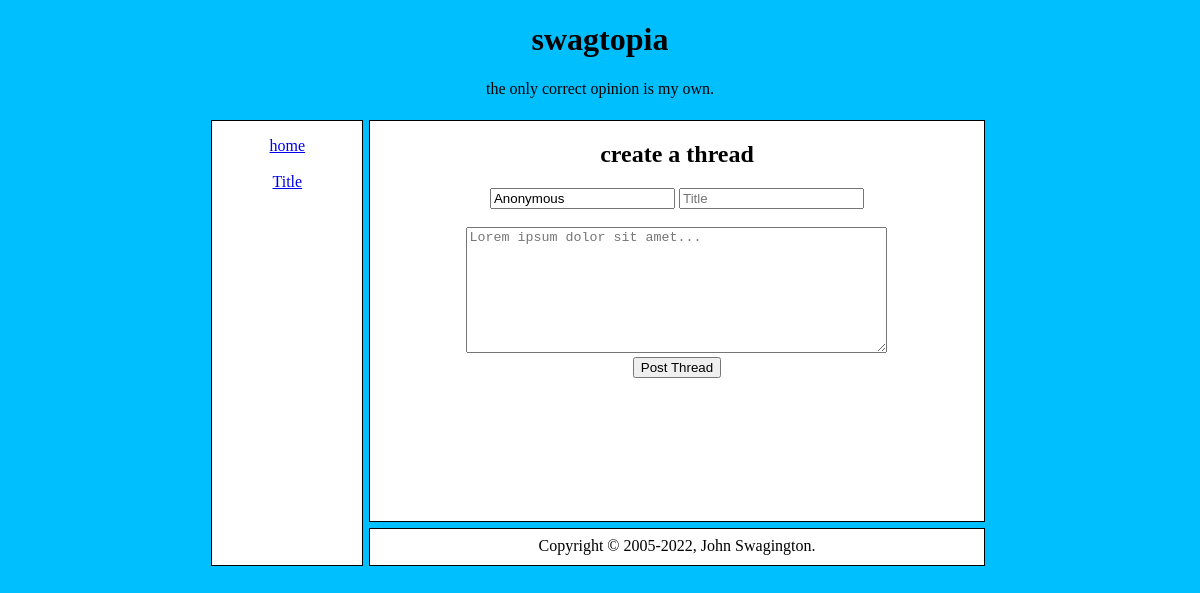
Before: / with the older database file.
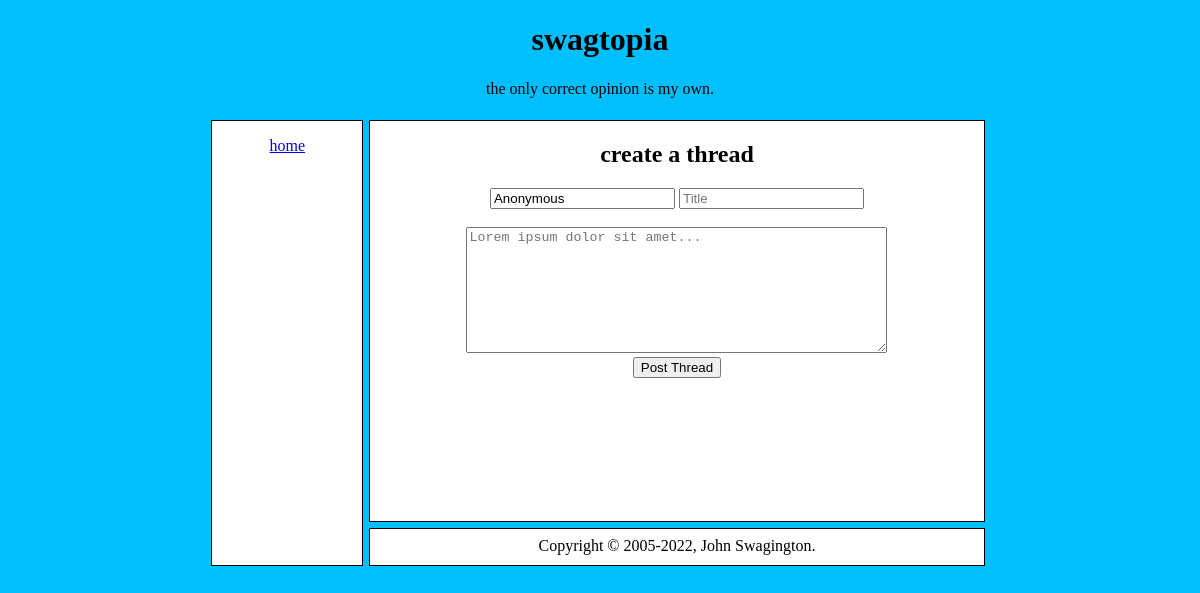
After: the same page with the newer database file.
### tables this page shows
CREATE TABLE "threads" (
	"id"	INTEGER,
	"time"	INTEGER,
	"author"	TEXT,
	"title"	TEXT,
	"message"	TEXT,
	PRIMARY KEY("id" AUTOINCREMENT)
);

### index.php (the view, shortened to what this page needs)
<!DOCTYPE html>
<html>
<head>
	<link rel="stylesheet" href="style.css">
</head>
<body>
	<div class="title">
		<h1>swagtopia</h1>
		<p>the only correct opinion is my own.</p>
	</div>
	<div class="menu">
		<p><a href="index.php">home</a></p>
		<ul class="posts">
            <?php
            $db = new SQLite3('threads.db');
            $res = $db->query('SELECT * FROM threads');
            while ($row = $res->fetchArray(SQLITE3_ASSOC)) {
                echo '<li><a href="threads.php?id=' . $row['id'] . '">' . $row['title'] . '</a></li>';
            }
            ?>
		</ul>
	</div>
	<div class="main">
        <form action="post.php" method="post">
            <h2>create a thread</h2>
            <input type="text" name="author" value="Anonymous">
            <input type="text" name="title" placeholder="Title" minlength="3" maxlength="24" required><br><br>
            <textarea cols="50" rows="8" placeholder="Lorem ipsum dolor sit amet..." name="message" minlength="32" required></textarea><br>
            <input type="submit" value="Post Thread">
        </form>
	</div>
	<div class="footer">
		Copyright &copy; 2005-2022, John Swagington.
	</div>
</body>
</html>

Changed rows visible on the page:
removed threads: title "Title"
